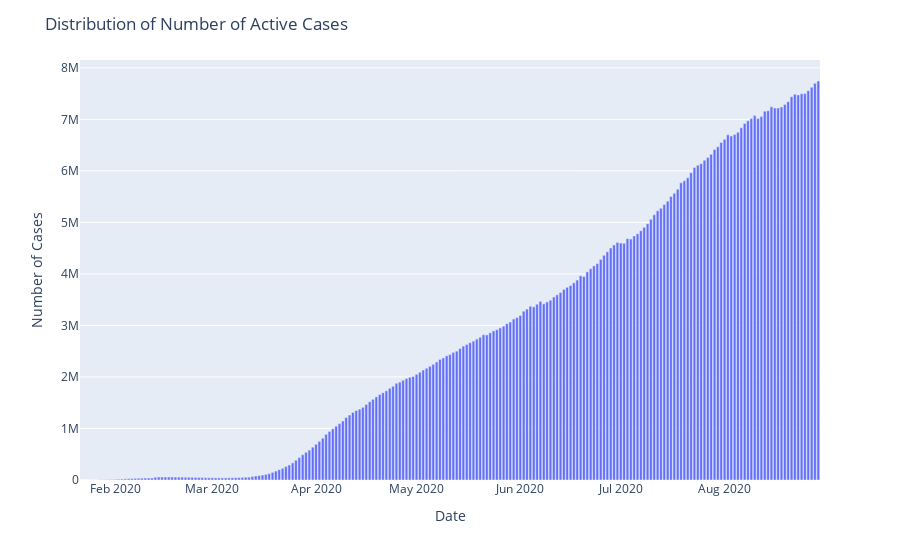

The code cell stored with this chart in its notebook:
### Code cell
import plotly.express as px

fig=px.bar(x=datewise.index,y=datewise["Confirmed"]-datewise["Recovered"]-datewise["Deaths"])
fig.update_layout(title="Distribution of Number of Active Cases",
                  xaxis_title="Date",yaxis_title="Number of Cases",)
fig.show()

### Figure 1 — Plotly figure (JSON) as saved in the notebook; plotly's stock layout.template omitted (floating-point values rounded to 4 significant figures; data arrays with more than 128 entries replaced by an {"elided": "..."} marker saying what was removed)
{"data": [{"alignmentgroup": "True", "hovertemplate": "x=%{x}<br>y=%{y}<extra></extra>", "legendgroup": "", "marker": {"color": "#636efa", "pattern": {"shape": ""}}, "name": "", "offsetgroup": "", "orientation": "v", "showlegend": false, "textposition": "auto", "type": "bar", "x": {"elided": "221 str values"}, "xaxis": "x", "y": {"elided": "221 int values"}, "yaxis": "y"}], "layout": {"autosize": true, "barmode": "relative", "legend": {"tracegroupgap": 0}, "margin": {"t": 60}, "title": {"text": "Distribution of Number of Active Cases"}, "xaxis": {"anchor": "y", "autorange": true, "domain": [0, 1], "range": ["2020-01-21 12:00", "2020-08-29 12:00"], "title": {"text": "Date"}, "type": "date"}, "yaxis": {"anchor": "x", "autorange": true, "domain": [0, 1], "range": [0, 8152000.0], "title": {"text": "Number of Cases"}, "type": "linear"}}}
